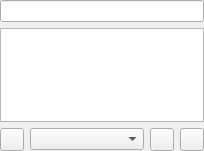
<?xml version="1.0" encoding="UTF-8"?>
<ui version="4.0">
 <class>LibraryPage</class>
 <widget class="QWidget" name="LibraryPage">
  <property name="geometry">
   <rect>
    <x>0</x>
    <y>0</y>
    <width>204</width>
    <height>151</height>
   </rect>
  </property>
  <property name="windowTitle">
   <string>Form</string>
  </property>
  <layout class="QGridLayout" name="gridLayout">
   <property name="margin">
    <number>0</number>
   </property>
   <item row="0" column="0" colspan="4">
    <widget class="LineEdit" name="search">
     <property name="toolTip">
      <string/>
     </property>
    </widget>
   </item>
   <item row="1" column="0" colspan="4">
    <widget class="TreeView" name="view"/>
   </item>
   <item row="2" column="0">
    <widget class="QToolButton" name="libraryUpdate"/>
   </item>
   <item row="2" column="1">
    <widget class="QComboBox" name="genreCombo">
     <property name="sizePolicy">
      <sizepolicy hsizetype="MinimumExpanding" vsizetype="Fixed">
       <horstretch>0</horstretch>
       <verstretch>0</verstretch>
      </sizepolicy>
     </property>
    </widget>
   </item>
   <item row="2" column="2">
    <widget class="QToolButton" name="addToPlaylist"/>
   </item>
   <item row="2" column="3">
    <widget class="QToolButton" name="replacePlaylist"/>
   </item>
  </layout>
 </widget>
 <customwidgets>
  <customwidget>
   <class>LineEdit</class>
   <extends>QLineEdit</extends>
   <header>lineedit.h</header>
  </customwidget>
  <customwidget>
   <class>TreeView</class>
   <extends>QTreeView</extends>
   <header>treeview.h</header>
  </customwidget>
 </customwidgets>
 <resources/>
 <connections/>
</ui>
